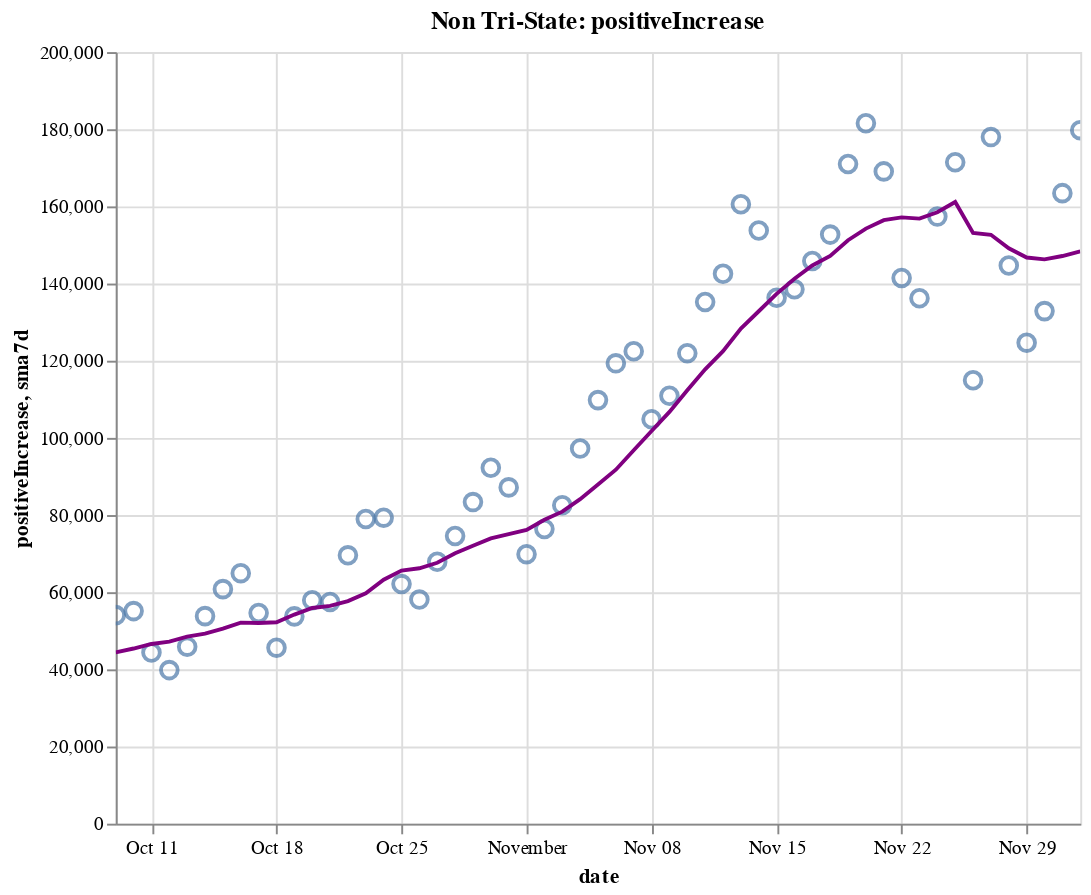

Write notebook code for a chart like this one.
### Code cell
create_plot(non_tristate, 'positiveIncrease')

### Figure 1 — Vega-Lite specification as saved in the notebook (floating-point values rounded to 4 significant figures)
{"config": {"view": {"continuousWidth": 400, "continuousHeight": 300}}, "layer": [{"layer": [{"mark": {"type": "point", "size": 75}, "encoding": {"tooltip": [{"type": "temporal", "field": "date"}, {"type": "quantitative", "field": "positiveIncrease"}, {"type": "quantitative", "field": "sma7d"}], "x": {"type": "temporal", "field": "date"}, "y": {"type": "quantitative", "field": "positiveIncrease"}}, "selection": {"selector014": {"type": "interval", "bind": "scales", "encodings": ["x", "y"]}}}, {"mark": {"type": "line", "color": "purple"}, "encoding": {"x": {"type": "temporal", "field": "date"}, "y": {"type": "quantitative", "field": "sma7d"}}}]}, {"mark": {"type": "rule", "color": "#aaa"}, "encoding": {"x": {"type": "temporal", "field": "date"}}, "transform": [{"filter": {"selection": "selector013"}}]}, {"mark": "circle", "encoding": {"opacity": {"condition": {"value": 1, "selection": "selector013"}, "value": 0}, "tooltip": [{"type": "temporal", "field": "date"}, {"type": "quantitative", "field": "positiveIncrease"}, {"type": "quantitative", "field": "sma7d"}], "x": {"type": "temporal", "field": "date"}, "y": {"type": "quantitative", "field": "positiveIncrease"}}, "selection": {"selector013": {"type": "single", "encodings": ["x"], "on": "mouseover", "nearest": true, "empty": "none"}}}, {"mark": {"type": "text", "align": "left", "dx": 5, "dy": -5, "stroke": "white", "strokeWidth": 2}, "encoding": {"text": {"type": "quantitative", "field": "positiveIncrease"}, "tooltip": [{"type": "temporal", "field": "date"}, {"type": "quantitative", "field": "positiveIncrease"}, {"type": "quantitative", "field": "sma7d"}], "x": {"type": "temporal", "field": "date"}, "y": {"type": "quantitative", "field": "positiveIncrease"}}, "transform": [{"filter": {"selection": "selector013"}}]}, {"mark": {"type": "text", "align": "left", "dx": 5, "dy": -5}, "encoding": {"text": {"type": "quantitative", "field": "positiveIncrease"}, "tooltip": [{"type": "temporal", "field": "date"}, {"type": "quantitative", "field": "positiveIncrease"}, {"type": "quantitative", "field": "sma7d"}], "x": {"type": "temporal", "field": "date"}, "y": {"type": "quantitative", "field": "positiveIncrease"}}, "transform": [{"filter": {"selection": "selector013"}}]}], "data": {"name": "data-7e9c2530621647be55bb03d798096a93"}, "height": 400, "title": "Non Tri-State: positiveIncrease", "width": 500, "$schema": "https://vega.github.io/schema/vega-lite/v4.8.1.json", "datasets": {"data-7e9c2530621647be55bb03d798096a93": [{"date": "2020-10-09T00:00:00", "totalTestResultsIncrease": 1010000.0, "positiveIncrease": 54060.0, "death": 159300.0, "deathIncrease": 885.0, "positiveRate": 0.054, "state": "Non Tri-State", "sma7d": 44430.0}, {"date": "2020-10-10T00:00:00", "totalTestResultsIncrease": 1082000.0, "positiveIncrease": 55100.0, "death": 160000.0, "deathIncrease": 666.0, "positiveRate": 0.051, "state": "Non Tri-State", "sma7d": 45410.0}, {"date": "2020-10-11T00:00:00", "totalTestResultsIncrease": 959100.0, "positiveIncrease": 44370.0, "death": 160400.0, "deathIncrease": 460.0, "positiveRate": 0.046, "state": "Non Tri-State", "sma7d": 46580.0}, {"date": "2020-10-12T00:00:00", "totalTestResultsIncrease": 810500.0, "positiveIncrease": 39810.0, "death": 160700.0, "deathIncrease": 266.0, "positiveRate": 0.049, "state": "Non Tri-State", "sma7d": 47200.0}, {"date": "2020-10-13T00:00:00", "totalTestResultsIncrease": 938400.0, "positiveIncrease": 45880.0, "death": 161400.0, "deathIncrease": 679.0, "positiveRate": 0.049, "state": "Non Tri-State", "sma7d": 48500.0}, {"date": "2020-10-14T00:00:00", "totalTestResultsIncrease": 860500.0, "positiveIncrease": 53800.0, "death": 162200.0, "deathIncrease": 787.0, "positiveRate": 0.063, "state": "Non Tri-State", "sma7d": 49240.0}, {"date": "2020-10-15T00:00:00", "totalTestResultsIncrease": 926800.0, "positiveIncrease": 60790.0, "death": 163100.0, "deathIncrease": 908.0, "positiveRate": 0.066, "state": "Non Tri-State", "sma7d": 50550.0}, {"date": "2020-10-16T00:00:00", "totalTestResultsIncrease": 1031000.0, "positiveIncrease": 64930.0, "death": 164000.0, "deathIncrease": 880.0, "positiveRate": 0.063, "state": "Non Tri-State", "sma7d": 52100.0}, {"date": "2020-10-17T00:00:00", "totalTestResultsIncrease": 1104000.0, "positiveIncrease": 54610.0, "death": 164700.0, "deathIncrease": 762.0, "positiveRate": 0.049, "state": "Non Tri-State", "sma7d": 52030.0}, {"date": "2020-10-18T00:00:00", "totalTestResultsIncrease": 921600.0, "positiveIncrease": 45620.0, "death": 165100.0, "deathIncrease": 388.0, "positiveRate": 0.049, "state": "Non Tri-State", "sma7d": 52210.0}, {"date": "2020-10-19T00:00:00", "totalTestResultsIncrease": 900100.0, "positiveIncrease": 53730.0, "death": 165500.0, "deathIncrease": 426.0, "positiveRate": 0.06, "state": "Non Tri-State", "sma7d": 54190.0}, {"date": "2020-10-20T00:00:00", "totalTestResultsIncrease": 829900.0, "positiveIncrease": 57930.0, "death": 166300.0, "deathIncrease": 806.0, "positiveRate": 0.07, "state": "Non Tri-State", "sma7d": 55920.0}, {"date": "2020-10-21T00:00:00", "totalTestResultsIncrease": 772300.0, "positiveIncrease": 57480.0, "death": 167300.0, "deathIncrease": 986.0, "positiveRate": 0.074, "state": "Non Tri-State", "sma7d": 56440.0}, {"date": "2020-10-22T00:00:00", "totalTestResultsIncrease": 1039000.0, "positiveIncrease": 69560.0, "death": 168400.0, "deathIncrease": 1091.0, "positiveRate": 0.067, "state": "Non Tri-State", "sma7d": 57700.0}, {"date": "2020-10-23T00:00:00", "totalTestResultsIncrease": 1178000.0, "positiveIncrease": 78970.0, "death": 169300.0, "deathIncrease": 905.0, "positiveRate": 0.067, "state": "Non Tri-State", "sma7d": 59700.0}, {"date": "2020-10-24T00:00:00", "totalTestResultsIncrease": 1165000.0, "positiveIncrease": 79320.0, "death": 170200.0, "deathIncrease": 869.0, "positiveRate": 0.068, "state": "Non Tri-State", "sma7d": 63230.0}, {"date": "2020-10-25T00:00:00", "totalTestResultsIncrease": 1021000.0, "positiveIncrease": 62110.0, "death": 170600.0, "deathIncrease": 366.0, "positiveRate": 0.061, "state": "Non Tri-State", "sma7d": 65590.0}, {"date": "2020-10-26T00:00:00", "totalTestResultsIncrease": 967400.0, "positiveIncrease": 58090.0, "death": 170900.0, "deathIncrease": 371.0, "positiveRate": 0.06, "state": "Non Tri-State", "sma7d": 66210.0}, {"date": "2020-10-27T00:00:00", "totalTestResultsIncrease": 916900.0, "positiveIncrease": 67890.0, "death": 171800.0, "deathIncrease": 883.0, "positiveRate": 0.074, "state": "Non Tri-State", "sma7d": 67630.0}, {"date": "2020-10-28T00:00:00", "totalTestResultsIncrease": 913400.0, "positiveIncrease": 74570.0, "death": 172800.0, "deathIncrease": 1002.0, "positiveRate": 0.082, "state": "Non Tri-State", "sma7d": 70070.0}, {"date": "2020-10-29T00:00:00", "totalTestResultsIncrease": 1093000.0, "positiveIncrease": 83360.0, "death": 173800.0, "deathIncrease": 1005.0, "positiveRate": 0.076, "state": "Non Tri-State", "sma7d": 72040.0}, {"date": "2020-10-30T00:00:00", "totalTestResultsIncrease": 1184000.0, "positiveIncrease": 92250.0, "death": 174700.0, "deathIncrease": 921.0, "positiveRate": 0.078, "state": "Non Tri-State", "sma7d": 73940.0}, {"date": "2020-10-31T00:00:00", "totalTestResultsIncrease": 1172000.0, "positiveIncrease": 87170.0, "death": 175700.0, "deathIncrease": 949.0, "positiveRate": 0.074, "state": "Non Tri-State", "sma7d": 75060.0}, {"date": "2020-11-01T00:00:00", "totalTestResultsIncrease": 977200.0, "positiveIncrease": 69860.0, "death": 176100.0, "deathIncrease": 374.0, "positiveRate": 0.071, "state": "Non Tri-State", "sma7d": 76170.0}, {"date": "2020-11-02T00:00:00", "totalTestResultsIncrease": 1087000.0, "positiveIncrease": 76390.0, "death": 176500.0, "deathIncrease": 463.0, "positiveRate": 0.07, "state": "Non Tri-State", "sma7d": 78780.0}, {"date": "2020-11-03T00:00:00", "totalTestResultsIncrease": 956000.0, "positiveIncrease": 82530.0, "death": 178000.0, "deathIncrease": 1481.0, "positiveRate": 0.086, "state": "Non Tri-State", "sma7d": 80870.0}, {"date": "2020-11-04T00:00:00", "totalTestResultsIncrease": 1053000.0, "positiveIncrease": 97240.0, "death": 179100.0, "deathIncrease": 1068.0, "positiveRate": 0.092, "state": "Non Tri-State", "sma7d": 84110.0}, {"date": "2020-11-05T00:00:00", "totalTestResultsIncrease": 1299000.0, "positiveIncrease": 109800.0, "death": 180200.0, "deathIncrease": 1099.0, "positiveRate": 0.085, "state": "Non Tri-State", "sma7d": 87890.0}, {"date": "2020-11-06T00:00:00", "totalTestResultsIncrease": 1328000.0, "positiveIncrease": 119300.0, "death": 181300.0, "deathIncrease": 1127.0, "positiveRate": 0.09, "state": "Non Tri-State", "sma7d": 91760.0}, {"date": "2020-11-07T00:00:00", "totalTestResultsIncrease": 1150000.0, "positiveIncrease": 122500.0, "death": 182400.0, "deathIncrease": 1092.0, "positiveRate": 0.107, "state": "Non Tri-State", "sma7d": 96800.0}, {"date": "2020-11-08T00:00:00", "totalTestResultsIncrease": 1105000.0, "positiveIncrease": 104800.0, "death": 182900.0, "deathIncrease": 473.0, "positiveRate": 0.095, "state": "Non Tri-State", "sma7d": 101800.0}, {"date": "2020-11-09T00:00:00", "totalTestResultsIncrease": 1243000.0, "positiveIncrease": 110900.0, "death": 183400.0, "deathIncrease": 513.0, "positiveRate": 0.089, "state": "Non Tri-State", "sma7d": 106700.0}, {"date": "2020-11-10T00:00:00", "totalTestResultsIncrease": 1097000.0, "positiveIncrease": 122000.0, "death": 184700.0, "deathIncrease": 1298.0, "positiveRate": 0.111, "state": "Non Tri-State", "sma7d": 112400.0}, {"date": "2020-11-11T00:00:00", "totalTestResultsIncrease": 1173000.0, "positiveIncrease": 135200.0, "death": 186200.0, "deathIncrease": 1518.0, "positiveRate": 0.115, "state": "Non Tri-State", "sma7d": 117800.0}, {"date": "2020-11-12T00:00:00", "totalTestResultsIncrease": 1249000.0, "positiveIncrease": 142500.0, "death": 187300.0, "deathIncrease": 1061.0, "positiveRate": 0.114, "state": "Non Tri-State", "sma7d": 122500.0}, {"date": "2020-11-13T00:00:00", "totalTestResultsIncrease": 1406000.0, "positiveIncrease": 160600.0, "death": 188500.0, "deathIncrease": 1206.0, "positiveRate": 0.114, "state": "Non Tri-State", "sma7d": 128400.0}, {"date": "2020-11-14T00:00:00", "totalTestResultsIncrease": 1436000.0, "positiveIncrease": 153700.0, "death": 189700.0, "deathIncrease": 1281.0, "positiveRate": 0.107, "state": "Non Tri-State", "sma7d": 132800.0}, {"date": "2020-11-15T00:00:00", "totalTestResultsIncrease": 1354000.0, "positiveIncrease": 136300.0, "death": 190400.0, "deathIncrease": 639.0, "positiveRate": 0.101, "state": "Non Tri-State", "sma7d": 137300.0}, {"date": "2020-11-16T00:00:00", "totalTestResultsIncrease": 1273000.0, "positiveIncrease": 138500.0, "death": 190900.0, "deathIncrease": 557.0, "positiveRate": 0.109, "state": "Non Tri-State", "sma7d": 141300.0}, {"date": "2020-11-17T00:00:00", "totalTestResultsIncrease": 1285000.0, "positiveIncrease": 145900.0, "death": 192400.0, "deathIncrease": 1475.0, "positiveRate": 0.113, "state": "Non Tri-State", "sma7d": 144700.0}, {"date": "2020-11-18T00:00:00", "totalTestResultsIncrease": 1259000.0, "positiveIncrease": 152700.0, "death": 194200.0, "deathIncrease": 1778.0, "positiveRate": 0.121, "state": "Non Tri-State", "sma7d": 147200.0}, {"date": "2020-11-19T00:00:00", "totalTestResultsIncrease": 1585000.0, "positiveIncrease": 171000.0, "death": 196100.0, "deathIncrease": 1880.0, "positiveRate": 0.108, "state": "Non Tri-State", "sma7d": 151200.0}, {"date": "2020-11-20T00:00:00", "totalTestResultsIncrease": 1635000.0, "positiveIncrease": 181600.0, "death": 197900.0, "deathIncrease": 1803.0, "positiveRate": 0.111, "state": "Non Tri-State", "sma7d": 154200.0}, {"date": "2020-11-21T00:00:00", "totalTestResultsIncrease": 1747000.0, "positiveIncrease": 169100.0, "death": 199300.0, "deathIncrease": 1444.0, "positiveRate": 0.097, "state": "Non Tri-State", "sma7d": 156400.0}, {"date": "2020-11-22T00:00:00", "totalTestResultsIncrease": 1494000.0, "positiveIncrease": 141500.0, "death": 200200.0, "deathIncrease": 852.0, "positiveRate": 0.095, "state": "Non Tri-State", "sma7d": 157200.0}, {"date": "2020-11-23T00:00:00", "totalTestResultsIncrease": 1404000.0, "positiveIncrease": 136200.0, "death": 201000.0, "deathIncrease": 868.0, "positiveRate": 0.097, "state": "Non Tri-State", "sma7d": 156800.0}, {"date": "2020-11-24T00:00:00", "totalTestResultsIncrease": 1562000.0, "positiveIncrease": 157400.0, "death": 203000.0, "deathIncrease": 1958.0, "positiveRate": 0.101, "state": "Non Tri-State", "sma7d": 158500.0}, {"date": "2020-11-25T00:00:00", "totalTestResultsIncrease": 1414000.0, "positiveIncrease": 171400.0, "death": 205100.0, "deathIncrease": 2136.0, "positiveRate": 0.121, "state": "Non Tri-State", "sma7d": 161200.0}, {"date": "2020-11-26T00:00:00", "totalTestResultsIncrease": 948000.0, "positiveIncrease": 114900.0, "death": 206400.0, "deathIncrease": 1230.0, "positiveRate": 0.121, "state": "Non Tri-State", "sma7d": 153100.0}, {"date": "2020-11-27T00:00:00", "totalTestResultsIncrease": 1831000.0, "positiveIncrease": 178000.0, "death": 207600.0, "deathIncrease": 1281.0, "positiveRate": 0.097, "state": "Non Tri-State", "sma7d": 152600.0}, {"date": "2020-11-28T00:00:00", "totalTestResultsIncrease": 1450000.0, "positiveIncrease": 144700.0, "death": 208800.0, "deathIncrease": 1178.0, "positiveRate": 0.1, "state": "Non Tri-State", "sma7d": 149100.0}, {"date": "2020-11-29T00:00:00", "totalTestResultsIncrease": 1129000.0, "positiveIncrease": 124700.0, "death": 209600.0, "deathIncrease": 732.0, "positiveRate": 0.11, "state": "Non Tri-State", "sma7d": 146800.0}, {"date": "2020-11-30T00:00:00", "totalTestResultsIncrease": 1208000.0, "positiveIncrease": 132900.0, "death": 210600.0, "deathIncrease": 1005.0, "positiveRate": 0.11, "state": "Non Tri-State", "sma7d": 146300.0}, {"date": "2020-12-01T00:00:00", "totalTestResultsIncrease": 1205000.0, "positiveIncrease": 163400.0, "death": 212800.0, "deathIncrease": 2294.0, "positiveRate": 0.136, "state": "Non Tri-State", "sma7d": 147100.0}, {"date": "2020-12-02T00:00:00", "totalTestResultsIncrease": 1168000.0, "positiveIncrease": 179800.0, "death": 215400.0, "deathIncrease": 2547.0, "positiveRate": 0.154, "state": "Non Tri-State", "sma7d": 148300.0}]}}
